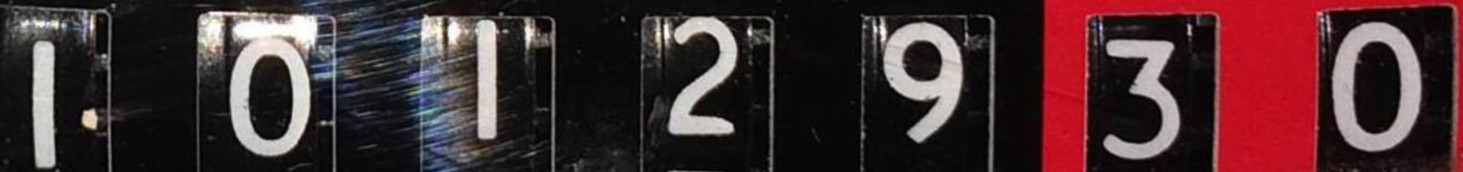
#> input picture meterReader/MeterPictures/cr3.jpg, 1463 x 172 px
$ python cannyTuner.py ../MeterPictures/cr3.jpg
#> lines starting #> are read from the running program, lines starting #| are printed output that depends on the picture; after the words box and inside, x2 and y2 are one past the last pixel; in counts of white or black regions, pixels touching at a corner belong together


import cv2
import numpy as np
import sys

# this function is needed for the createTrackbar step downstream
def nothing(x):
    pass

# read the experimental image
img = cv2.imread(sys.argv[1], 0)
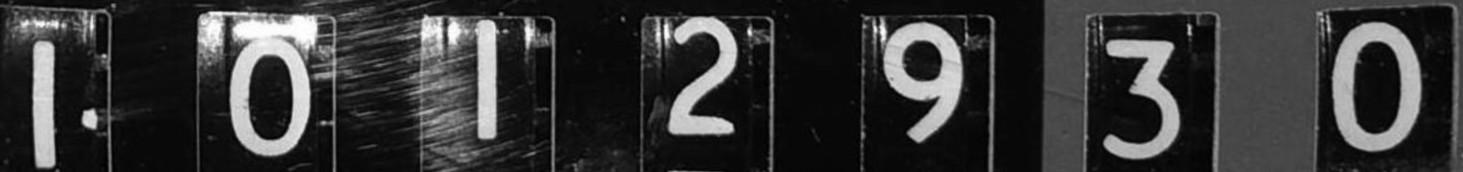
#> img: shape (172, 1463); min 0, max 255, mean 53.8

# create trackbar for canny edge detection threshold changes
cv2.namedWindow('canny')

# add ON/OFF switch to "canny"
switch = '0 : OFF \n1 : ON'
cv2.createTrackbar(switch, 'canny', 0, 1, nothing)
#> slider '0 : OFF \n1 : ON' is set to 1

# add lower and upper threshold slidebars to "canny"
cv2.createTrackbar('lower', 'canny', 0, 255, nothing)
#> slider 'lower' is set to 51
cv2.createTrackbar('upper', 'canny', 0, 255, nothing)
#> slider 'upper' is set to 255

# Infinite loop until we hit the escape key on keyboard
while(True):
    cv2.waitKey(30)
    # get current positions of four trackbars
    lower = cv2.getTrackbarPos('lower', 'canny')
    upper = cv2.getTrackbarPos('upper', 'canny')
    s = cv2.getTrackbarPos(switch, 'canny')

    if s == 0:
        edges = img
    else:
        edges = cv2.Canny(img, lower, upper)
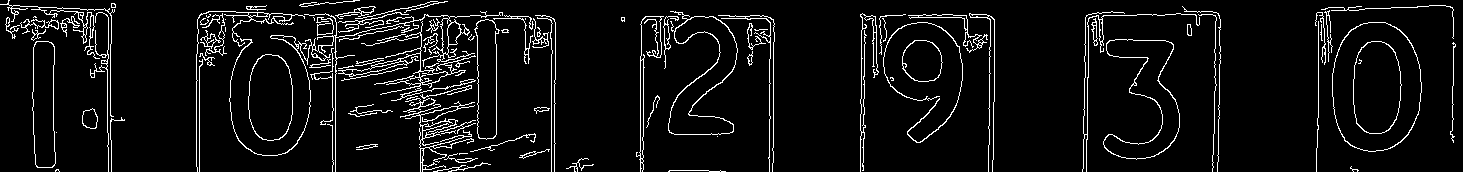
#> edges: shape (172, 1463); 6.3% white in thin lines or dots
        print("Applying Canny edge detection with parameters:"+ str(lower) + " and "+ str(upper))

    # display images
    cv2.imshow('original', img)
    cv2.imshow('canny', edges)
    k = cv2.waitKey(1) & 0xFF
#> (key Esc is pressed here)
    if k == 27:   # hit escape to quit
        break

cv2.destroyAllWindows()

$ run again, on meterReader/MeterPictures/cr8.png
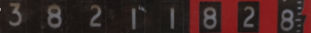
#> input picture meterReader/MeterPictures/cr8.png, 311 x 33 px
#> `img = cv2.imread(sys.argv[1], 0)`:
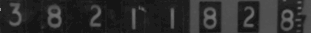
#> img: shape (33, 311); min 21, max 144, mean 44.5
#> `edges = cv2.Canny(img, lower, upper)`:
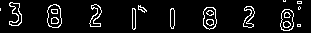
#> edges: shape (33, 311); 7.4% white in thin lines or dots

$ run again, on meterReader/MeterPictures/gas_gimp.png
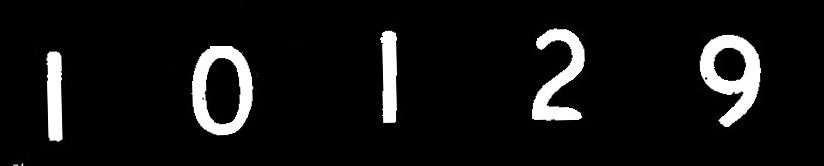
#> input picture meterReader/MeterPictures/gas_gimp.png, 824 x 166 px
#> img is the input picture: shape (166, 824); min 0, max 255, mean 18.5
#> `edges = cv2.Canny(img, lower, upper)`:
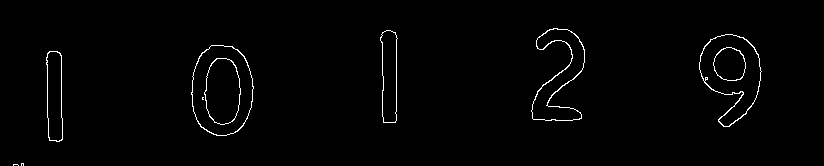
#> edges: shape (166, 824); 1.3% white in thin lines or dots, all inside (x1, y1, x2, y2) = (13, 28, 762, 166)
